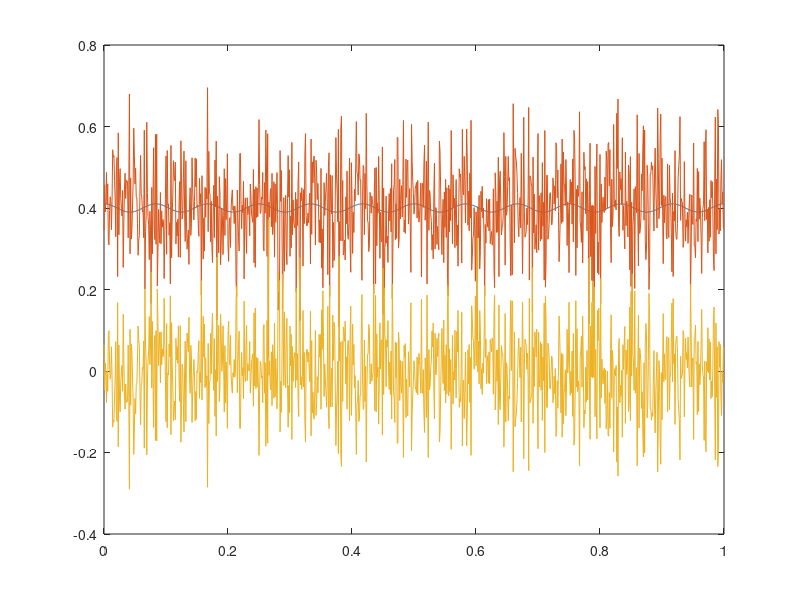

Write the MATLAB code that produced this figure.
% -------------------------------------------------------------------
%  Generated by MATLAB on 28-Sep-2016 10:32:14
%  MATLAB version: 9.1.0.441655 (R2016b)
% -------------------------------------------------------------------
d = load('Regression1.mat');

% Make the phi matrix
phi1 = ones(1, d.N);
phi2 = d.t;
phi3 = cos(2*pi * d.F1  *d.t);
phi4 = sin(2*pi * d.F1 * d.t);
phi = [phi1', phi2', phi3', phi4'];

% Compute the theta coef
theta = (phi' * phi)^-1 * phi' * d.xn';

% Compute de aproximate function
xn_aprox = phi * theta;

% Compute the error
mse = xn_aprox - d.xn';

err = dot(xn_aprox, mse');

snr = 10*log10(norm(xn_aprox)/norm(d.xn));

% Show
plot(d.t(1:1000), xn_aprox(1:1000), d.t(1:1000), d.xn(1:1000), d.t(1:1000), mse(1:1000))

